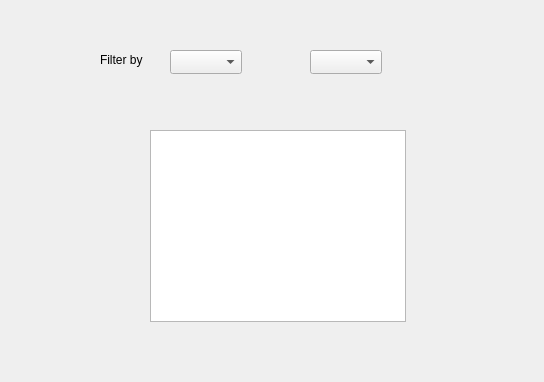
<?xml version="1.0" encoding="UTF-8"?>
<ui version="4.0">
 <class>ViewCoursesPage</class>
 <widget class="QDialog" name="ViewCoursesPage">
  <property name="geometry">
   <rect>
    <x>0</x>
    <y>0</y>
    <width>544</width>
    <height>382</height>
   </rect>
  </property>
  <property name="windowTitle">
   <string>Dialog</string>
  </property>
  <widget class="QComboBox" name="filterBox">
   <property name="geometry">
    <rect>
     <x>170</x>
     <y>50</y>
     <width>72</width>
     <height>24</height>
    </rect>
   </property>
  </widget>
  <widget class="QComboBox" name="filterSpecific">
   <property name="geometry">
    <rect>
     <x>310</x>
     <y>50</y>
     <width>72</width>
     <height>24</height>
    </rect>
   </property>
  </widget>
  <widget class="QListWidget" name="coursesView">
   <property name="geometry">
    <rect>
     <x>150</x>
     <y>130</y>
     <width>256</width>
     <height>192</height>
    </rect>
   </property>
  </widget>
  <widget class="QLabel" name="label">
   <property name="geometry">
    <rect>
     <x>100</x>
     <y>50</y>
     <width>51</width>
     <height>20</height>
    </rect>
   </property>
   <property name="text">
    <string>Filter by</string>
   </property>
  </widget>
 </widget>
 <resources/>
 <connections/>
</ui>
